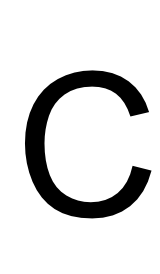
#> input picture CompPhysHW08/letterC.png, 160 x 274 px, given in place of number1.png, which was not available
$ python FourierDescriptor.py   (Python 2 division)
#> lines starting #> are read from the running program, lines starting #| are printed output that depends on the picture; pictures that were not available may be replaced by others from this repository, and a replacement may not be noted
import numpy as np
import matplotlib.image as mpimg
import matplotlib.pyplot as plt

def extract_shape(im_file, blowup = 1., plot_img = False, plot_contour = False, plot_contour_pts = False):
#> called with im_file = 'number1.png', blowup = 1, plot_img = False, plot_contour = False, plot_contour_pts = False
    x_arr = []
    y_arr = []

    im = mpimg.imread(im_file)
#> im is the input picture: shape (274, 160, 4) float32; mean R, G, B, A 0.741, 0.741, 0.741, 0.866
    if len(im.shape) > 2:
        im = im[:, :, 0]
#> im: shape (274, 160) float32

    im = im[2:-2, 2:-2]
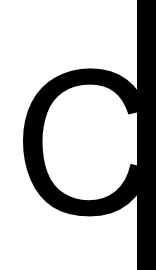
#> im: shape (270, 156) float32; min 0, max 1, mean 0.745

    if plot_img:
        plt.figure()
        plt.title('Original Shape')
        plt.imshow(im, cmap = plt.cm.gray)

    x = np.arange(im.shape[0])
#> x = 270 values from 0 to 269
    y = np.arange(im.shape[1])
#> y = 156 values from 0 to 155

    X, Y = np.meshgrid(x, y)

    plt.figure()
    plt.title('Contours')
    CS = plt.contour(X, Y, im.T, 1)
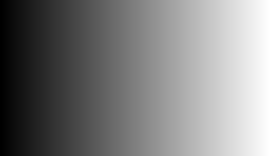
#> X: shape (156, 270) int64; min 0, max 269, mean 134.5; drawn with min black and max white
    levels = CS.levels
#> levels = [0, 0.5, 1]
    print 'contour level', levels
#| contour level [0.  0.5 1. ]
    if not plot_contour:
        plt.close()
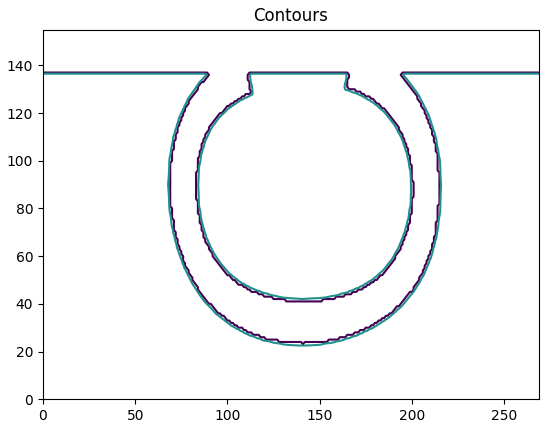
#> figure drawn by matplotlib, 1 panel

    cs_paths = CS.collections[0].get_paths()
#> cs_paths = 1 item

    print 'number of contour path', len(cs_paths)
#| number of contour path 1

    for path in cs_paths:
        v = path.vertices
        x_arr.append(v[:,0])
        y_arr.append(v[:,1])
#> this loop made 1 pass
#> after the loop, x_arr = 1 item; y_arr = 1 item

    if plot_contour_pts:
        plt.figure()
        plt.title("Verify the contour points are correct")
        for i in range(len(x_arr)):
            plt.scatter(x_arr[i], y_arr[i])

    return x_arr, y_arr

def FD(x, y, plot_FD = False, y_lim = None):
    N = len(x)
    n = np.arange(N)
    z = x + y*1j
    Z = np.fft.fft(z)
    if plot_FD:
        plt.figure()
        plt.title('FD real and imag')
        plt.plot(Z.real, 'b-')
        plt.plot(Z.imag, 'g-')
        if y_lim != None:
            plt.ylim([-y_lim, y_lim])
    return Z

def filt_FD(Z, n_keep, no_zeroth = True):
    N = len(Z)
    n = np.arange(len(Z))
    print 'Nyquist index', N/2
    filt0 = n > 0 if no_zeroth else 1
    filt1 = filt0*(n <= n_keep)

    filt2 = (n > ((N-1) - n_keep))
    print 'Number of components from both sides:', filt1.sum(), filt2.sum()
    filt = filt1 + filt2
    return Z*filt

def get_FD_abs(x, y, order = 10, norm = True, no_zeroth = True):
    fd_mag = []
    x_rec = []
    y_rec = []
    for i in range(len(x)):
        Z = FD(x[i], y[i])

        Z_filt = filt_FD(Z, order, no_zeroth = no_zeroth)
        if norm:
            Z_filt = size_norm(Z_filt)
        xy_rec = recover_shape(Z_filt)
        x_rec.append(xy_rec[0])
        y_rec.append(xy_rec[1])
        fd_mag.append( np.abs(Z_filt[Z_filt != 0]) )

    return fd_mag, x_rec, y_rec

def recover_shape(Z):
    z_rec = np.fft.ifft(Z)
    x_rec = z_rec.real
    y_rec = z_rec.imag
    return x_rec, y_rec

def size_norm(Z):
    return Z/np.sqrt(np.abs(Z[1])*np.abs(Z[-1]))

def plot_shape(x, y, ax = 0, plot_style = 'b.', new_plot = False):
    if new_plot == True:
        fig, ax = plt.subplots()
        ax.set_title('Recovered Shape')
    try:
        xlen = len(x)
    except:
        ax.plot(x, y, plot_style)
    else:
        for i in range(xlen):
            ax.plot(x[i], y[i], plot_style)
    return ax

x1, y1 = extract_shape('number1.png')
#> x1 = 1 item; y1 = 1 item
x2, y2 = extract_shape('number2.png')
#> call 2 of extract_shape, with im_file = 'number2.png', blowup = 1, plot_img = False, plot_contour = False, plot_contour_pts = False
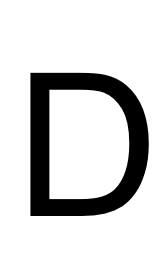
#> input picture CompPhysHW08/letterD.png, 160 x 274 px, given in place of number2.png, which was not available
#> in extract_shape, im is the input picture: shape (274, 160, 4) float32; mean R, G, B, A 0.806, 0.806, 0.806, 0.961
#> in extract_shape (call 2), `im = im[:, :, 0]`:
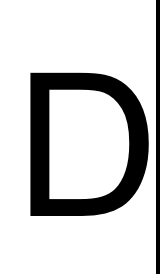
#> im: shape (274, 160) float32; min 0, max 1, mean 0.806
#> in extract_shape (call 2), `im = im[2:-2, 2:-2]`:
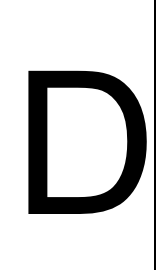
#> im: shape (270, 156) float32; min 0, max 1, mean 0.811
#| contour level [0.  0.5 1. ]
#> in extract_shape (call 2), `plt.close()`:
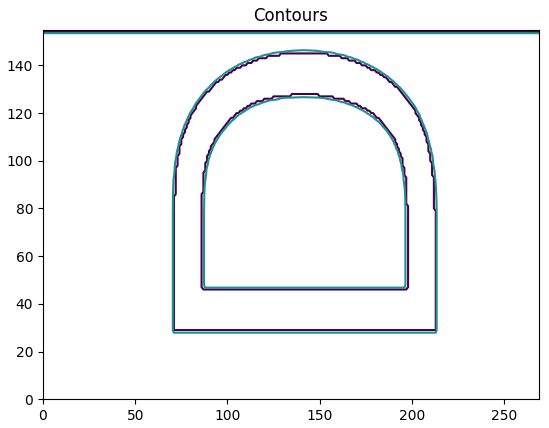
#> figure drawn by matplotlib, 1 panel
#| number of contour path 1
#> the loop in extract_shape (call 2), `for path in cs_paths:` made 1 pass
#> x2 = 1 item; y2 = 1 item
x6, y6 = extract_shape('number6.png')
#| contour level [0.  0.5 1. ]
#| number of contour path 1
#> x6 = 1 item; y6 = 1 item

if __name__ == "__main__":
    import doctest
    import argparse

    parser = argparse.ArgumentParser()
    parser.add_argument('-order', type=int)
    parser.add_argument('--no-norm', dest='norm', action='store_false')
    parser.add_argument('-zeroth', dest='no_zeroth', action='store_false')
    parser.set_defaults(no_zeroth=True, norm=True)
    args = parser.parse_args()

    order = args.order
    norm = args.norm
    no_zeroth = args.no_zeroth

    fd1_mag, x1_rec, y1_rec = get_FD_abs(x1, y1, order, norm, no_zeroth)
#> the loop in get_FD_abs, `for i in range(len(x)):` made 1 pass
#| Nyquist index 506
#> after the loop in get_FD_abs, `for i in range(len(x)):`: fd_mag = []
#> (the run stopped early here; a loop or call above may not have finished)
